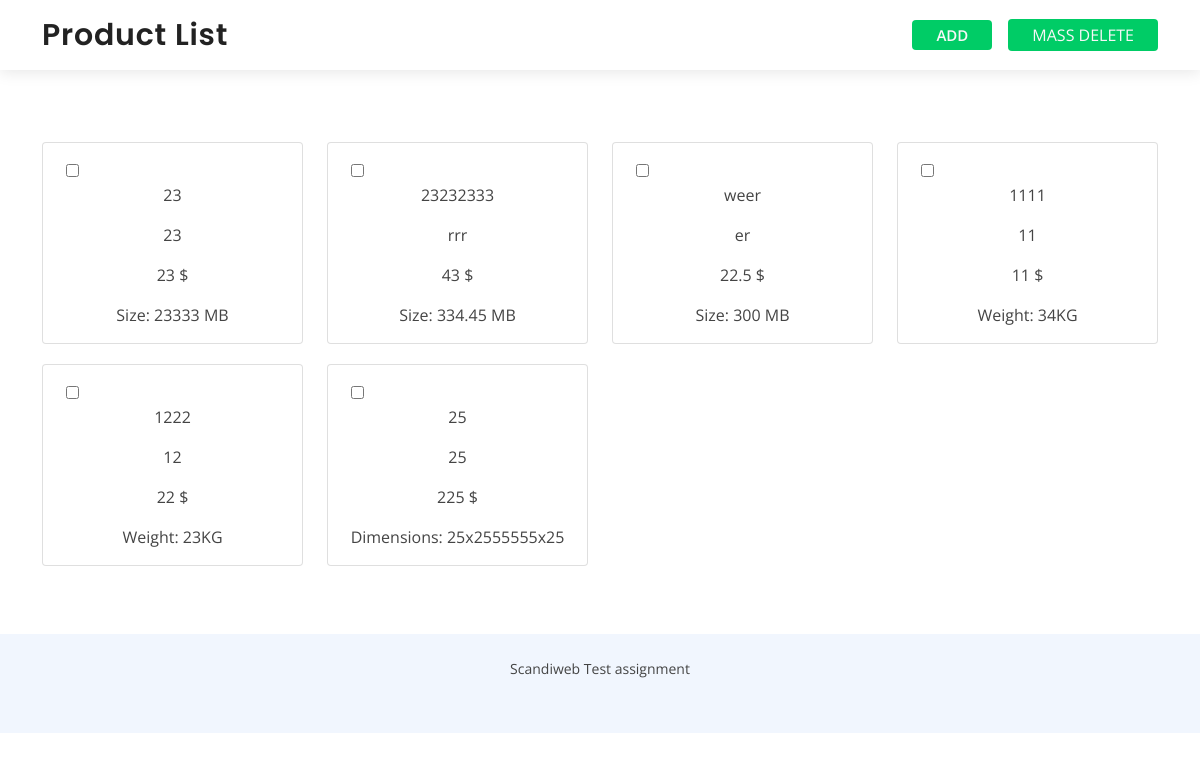
The page / on the database its author committed.
### tables this page shows
CREATE TABLE `productlist` (
  `sku` varchar(30) NOT NULL,
  `name` varchar(30) NOT NULL,
  `price` double NOT NULL,
  `size` double DEFAULT NULL,
  `weight` double DEFAULT NULL,
  `height` double DEFAULT NULL,
  `length` double DEFAULT NULL,
  `width` double DEFAULT NULL,
  `producttype` varchar(30) NOT NULL
);

### app/controllers/listproduct.php (called while the page is built)
<?php
class ListProduct extends Controller
{
    function index ()
    {
        $mydb = new Product();
        $data['thedvd']=$mydb->getDvd();
        $data['thebook']=$mydb->getBook();
        $data['thefurniture']=$mydb->getFurniture();
        $data['page_title']="List Product";
        $this->view("listproduct",$data);
    }
}

### app/core/app.php (called while the page is built, shortened)
<?php
class App
{
    private $method = "index";
    public function __construct()
    {
        $url = $this->splitUrl();
        if(file_exists("./app/controllers/". strtolower($url[0] .".php")))
        {
            unset($url[0]);
        }
        $this->controller = new $this->controller;
        $this->params = array_values($url);
        call_user_func_array([$this->controller,$this->method],$this->params);
    }
    private function splitUrl()
    {
        $url = isset($_GET['url']) ? $_GET['url'] : "listproduct";
        return explode("/", filter_var(trim($url,"/"),FILTER_SANITIZE_URL));
    }
}

### index.php (called while the page is built, shortened)
<?php
$app = new App();

### app/models/DbConn.php (called while the page is built, shortened)
<?php
class DbConn
{
    private $host = "localhost";
    private $user = "root";
    private $pwd = "";
    private $dbName = "trydb";
    public function db_connect()
    {
        try{
            $string ='mysql:host=' . $this->host . ';dbname=' . $this->dbName;
            return $db = new PDO($string,$this->user,$this->pwd);
        }catch(PDOException $e){
            die($e->getMessage());
        }
    }
    public function read($query, $data = []){
        $DB = $this->db_connect();
        $stm = $DB->prepare($query);
        if(count($data) == 0){
            $stm = $DB->query($query);
            $check = 0;
            if($stm){
                $check = 1;
            }
        }else{
            $check = $stm->execute($data);
        }
        if($check){
            return $stm->fetchAll(PDO::FETCH_OBJ);
        }else{
            return false;
        }
    }
}

### app/models/Product.php (called while the page is built, shortened)
<?php
class Product extends DbConn
{
    public function getDvd()
    {
        $query= "SELECT * FROM productlist WHERE producttype = 'dvds'";
        $mydb = new DbConn();
        $data = $mydb->read($query);
        if(is_array($data))
        {
            return $data;
            exit;
        }
        return false;
    }
    public function getBook()
    {
        $query= "SELECT * FROM productlist WHERE producttype = 'books'";
        $mydb = new DbConn();
        $data = $mydb->read($query);
        if(is_array($data))
        {
            return $data;
            exit;
        }
        return false;
    }
    public function getFurniture()
    {
        $query= "SELECT * FROM productlist WHERE producttype = 'furnitures'";
        $mydb = new DbConn();
        $data = $mydb->read($query);
        if(is_array($data))
        {
            return $data;
            exit;
        }
        return false;
    }
}

### app/views/listproduct.php (the view, shortened to what this page needs)
<!DOCTYPE html>
<html lang="en">
<head>
  <link href="public/assets/vendor/bootstrap/css/bootstrap.min.css" rel="stylesheet">
  <link href="public/assets/css/style.css" rel="stylesheet">
  <link href="public/assets/styles1.css" rel="stylesheet">
</head>
<body>
  <form method="POST" action="app/inc/delData.php">
  <header id="header" class="d-flex align-items-center">
    <div class="container d-flex align-items-center justify-content-between">
      <h1 class="logo"><a>Product List</a></h1>
      <nav id="navbar" class="navbar">
        <ul>
          <a href="addproduct" class="navbar__menu--links" id="add-product-btn">ADD</a>
          <button type="submit" name="delete" id="delete-product-btn"
          onclick="location.reload">MASS DELETE</button>
        </ul>
      </nav>
    </div>
  </header>
  <div class="container py-5">
      <div class="row mt-4">
      <?php if(is_array($data['thedvd'])): ?>
        <?php foreach($data['thedvd'] as $row): ?>
          <div class="col-md-3" style="margin-bottom: 20px;">
            <div class="card">
              <div class="card-body" align="center">
                <input class="delete-checkbox" style="margin-right: 200px;" type="checkbox" name="check[]" value="<?=$row->sku?>">
                <p class="card-text"><?=$row->sku?></p>
                <p class="card-text"><?=$row->name?></p>
                <p class="card-text"><?=$row->price?> $</p>
                <p class="card-text">Size: <?=$row->size?> MB</p>
              </div>
            </div>
          </div>
        <?php endforeach; ?>
      <?php endif; ?>
      <?php if(is_array($data['thebook'])): ?>
        <?php foreach($data['thebook'] as $row): ?>
          <div class="col-md-3" style="margin-bottom: 20px;">
            <div class="card">
              <div class="card-body" align="center">
                <input class="delete-checkbox" style="margin-right: 200px;" type="checkbox" name="checkbook[]" value="<?=$row->sku?>">
                <p class="card-text"><?=$row->sku?></p>
                <p class="card-text"><?=$row->name?></p>
                <p class="card-text"><?=$row->price?> $</p>
                <p class="card-text">Weight: <?=$row->weight?>KG</p>
              </div>
            </div>
          </div>
        <?php endforeach; ?>
      <?php endif; ?>
      <?php if(is_array($data['thefurniture'])): ?>
        <?php foreach($data['thefurniture'] as $row): ?>
          <div class="col-md-3" style="margin-bottom: 20px;">
            <div class="card">
              <div class="card-body" align="center">
                <input class="delete-checkbox" style="margin-right: 200px;" type="checkbox" name="checkfurn[]" value="<?=$row->sku?>">
                <p class="card-text"><?=$row->sku?></p>
                <p class="card-text"><?=$row->name?></p>
                <p class="card-text"><?=$row->price?> $</p>
                <p class="card-text">Dimensions: <?=$row->height?>x<?=$row->width?>x<?=$row->length?></p>
              </div>
            </div>
          </div>
        <?php endforeach; ?>
      <?php endif; ?>
    </div>
  </div>
  <footer id="footer">
    <div class="container py-4" align="center">
        Scandiweb Test assignment
    </div>
  </footer>
</body>
</html>

### app/core/controller.php
<?php
class Controller
{
    function view($view,$data = [])
    {
        if(file_exists("./app/views/" . $view . ".php"))
        {
            include "./app/views/" . $view . ".php";
        }
        else
        {
            include "./app/views/404.php";
        }
    }
}

### public/assets/css/style.css (style rules this page uses)
body { font-family: "Open Sans", sans-serif; color: #444444; }
a { color: #106eea; text-decoration: none; }
h1, h2, h3, h4, h5, h6 { font-family: "Roboto", sans-serif; }
#header { background: #fff; transition: all 0.5s; z-index: 997; height: 86px; box-shadow: 0px 2px 15px rgba(0, 0, 0, 0.1); }
#header.fixed-top { height: 70px; }
#header .logo { font-size: 30px; margin: 0; padding: 0; line-height: 1; font-weight: 600; letter-spacing: 0.8px; font-family: "Poppins", sans-serif; }
#header .logo a { color: #222222; }
.scrolled-offset { margin-top: 70px; }
.navbar { padding: 0; }
.navbar ul { margin: 0; padding: 0; display: flex; list-style: none; align-items: center; }
.navbar a, .navbar a:focus { display: flex; align-items: center; justify-content: space-between; padding: 0 3px; font-size: 15px; font-weight: 600; color: #222222; white-space: nowrap; transition: 0.3s; position: relative; }
#footer { background: #fff; padding: 0 0 30px 0; color: #444444; font-size: 14px; background: #f1f6fe; }
.delete-checkbox { margin-right: 200px; }

### public/assets/styles1.css (style rules this page uses)
.navbar #add-product-btn { padding: 4px 24px; border: none; outline: none; border-radius: 4px; background: #00cc66; margin-left: 16px; color: #f7f7f7; }
.navbar #delete-product-btn { padding: 4px 24px; border: none; outline: none; border-radius: 4px; background: #00cc66; margin-left: 16px; color: #f7f7f7; }

### rows shown on the page
productlist: sku "23", name "23", price "23", size "23333"
productlist: sku "23232333", name "rrr", price "43", size "334.45"
productlist: sku "weer", name "er", price "22.5", size "300"
productlist: sku "1111", name "11", price "11", weight "34"
productlist: sku "1222", name "12", price "22", weight "23"
productlist: sku "25", name "25", price "225", height "25", width "2555555", length "25"
